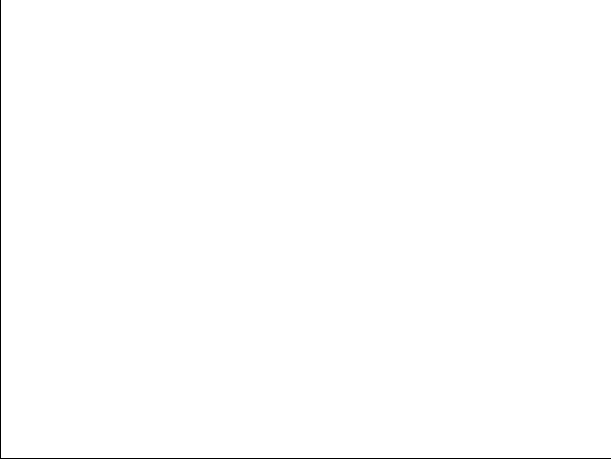
#> input picture HW1/background.png, 611 x 459 px, found by its file name
$ python Code.py
#> lines starting #> are read from the running program, lines starting #| are printed output that depends on the picture
import cv2
import os

# Q4_2
path1 = r'D:\iust stuff\4011\FCV\HW[1]\background.png'
image1 = cv2.imread(path1)
#> image1 is the input picture: shape (459, 611, 3); values 198 (black) and 255 (white), 99.6% white; black in thin lines or dots
cv2.imshow('image1', image1)
cv2.waitKey(0)

# Q4_3
image2 = cv2.cvtColor(image1, cv2.COLOR_BGR2RGB)
cv2.imshow('image2', image2)
cv2.waitKey(0)

# Q4_4
image3 = cv2.resize(image1, (570, 290))
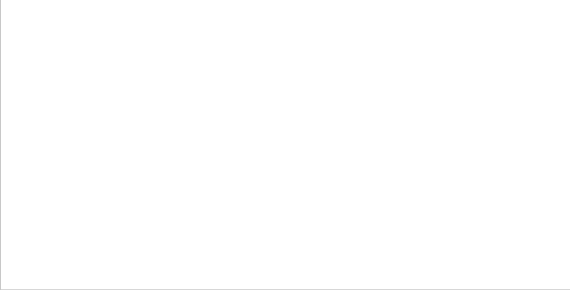
#> image3: shape (290, 570, 3); min 199, max 255, mean 254.8
cv2.imshow('image3', image3)
cv2.waitKey(0)

# Q4_5
line1 = cv2.line(image1, (0,0), (560, 0), (255, 0, 0), 5)
line2 = cv2.line(line1, (560,0), (560, 280), (255, 0, 0), 5)
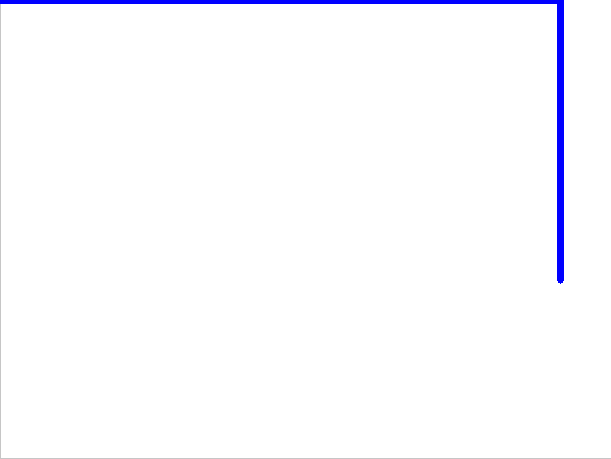
#> line2: shape (459, 611, 3); mean B, G, R 254.8, 251, 251
line3 = cv2.line(line2, (560,280), (0, 280), (255, 0, 0), 5)
line4 = cv2.line(line3, (0,280), (0, 0), (255, 0, 0), 5)
cv2.imshow('image4', line4)
cv2.waitKey(0)

# Q4_6
cir1 = cv2.circle(line4, (0,0), 10, (0, 200, 0), 2)
cir2 = cv2.circle(cir1, (0,280), 10, (0, 100, 100), 2)
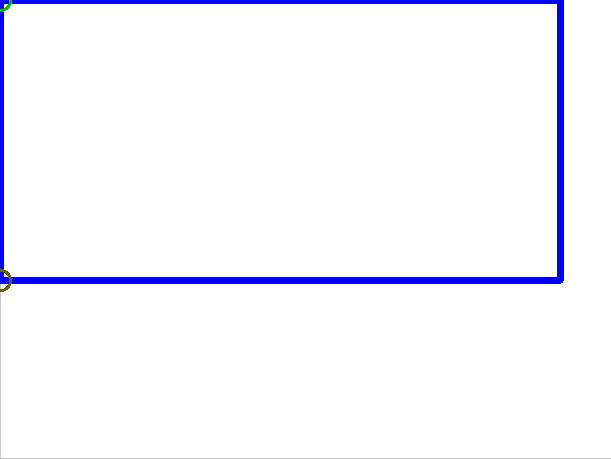
#> cir2: shape (459, 611, 3); mean B, G, R 254.7, 246.5, 246.4
cir3 = cv2.circle(cir2, (560,0), 10, (0, 0, 200), 2)
cir4 = cv2.circle(cir3, (560,280), 10, (100, 100, 0), 2)
cv2.imshow('image5', cir4)
cv2.waitKey(0)

# Q4_7
l1 = cv2.line(cir4, (0,0), (80, 140), (255, 0, 0), 1)
l2 = cv2.line(l1, (0,0), (160, 140), (255, 0, 0), 1)
l3 = cv2.line(l2, (0,0), (240, 140), (255, 0, 0), 1)
l4 = cv2.line(l3, (0,0), (320, 140), (255, 0, 0), 1)
l5 = cv2.line(l4, (0,0), (400, 140), (255, 0, 0), 1)
l6 = cv2.line(l5, (0,0), (480, 140), (255, 0, 0), 1)
l7 = cv2.line(l5, (0,0), (560, 140), (255, 0, 0), 1)
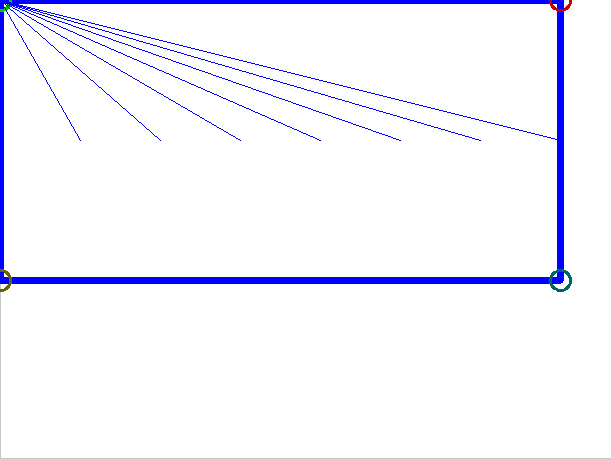
#> l7: shape (459, 611, 3); mean B, G, R 254.5, 244.3, 244.3

l8 = cv2.line(l7, (560,0), (80, 140), (255, 0, 0), 1)
l9 = cv2.line(l8, (560,0), (160, 140), (255, 0, 0), 1)
l10 = cv2.line(l9, (560,0), (240, 140), (255, 0, 0), 1)
l11 = cv2.line(l10, (560,0), (320, 140), (255, 0, 0), 1)
l12 = cv2.line(l11, (560,0), (400, 140), (255, 0, 0), 1)
l13 = cv2.line(l12, (560,0), (480, 140), (255, 0, 0), 1)
l14 = cv2.line(l13, (560,0), (560, 140), (255, 0, 0), 1)

l15 = cv2.line(l14, (560,280), (80, 140), (255, 0, 0), 1)
l16 = cv2.line(l15, (560,280), (160, 140), (255, 0, 0), 1)
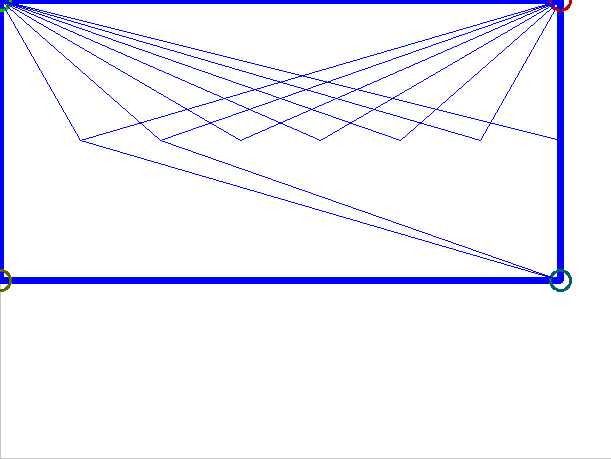
#> l16: shape (459, 611, 3); mean B, G, R 254.5, 242, 242
l17 = cv2.line(l16, (560,280), (240, 140), (255, 0, 0), 1)
l18 = cv2.line(l17, (560,280), (320, 140), (255, 0, 0), 1)
l19 = cv2.line(l18, (560,280), (400, 140), (255, 0, 0), 1)
l20 = cv2.line(l19, (560,280), (480, 140), (255, 0, 0), 1)
l21 = cv2.line(l20, (560,280), (560, 140), (255, 0, 0), 1)

l22 = cv2.line(l21, (0,280), (80, 140), (255, 0, 0), 1)
l23 = cv2.line(l22, (0,280), (160, 140), (255, 0, 0), 1)
l24 = cv2.line(l23, (0,280), (240, 140), (255, 0, 0), 1)
l25 = cv2.line(l24, (0,280), (320, 140), (255, 0, 0), 1)
l26 = cv2.line(l25, (0,280), (400, 140), (255, 0, 0), 1)
l27 = cv2.line(l26, (0,280), (480, 140), (255, 0, 0), 1)
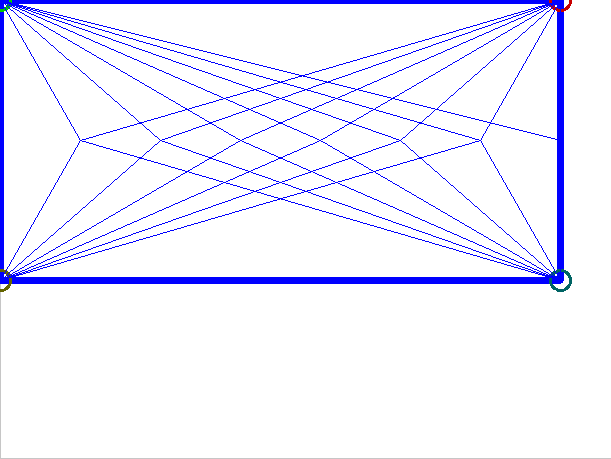
#> l27: shape (459, 611, 3); mean B, G, R 254.6, 239.8, 239.7
l28 = cv2.line(l27, (0,280), (560, 140), (255, 0, 0), 1)
l29 = cv2.line(l28, (560,280), (0, 140), (255, 0, 0), 1)
l30 = cv2.line(l29, (560,0), (0, 140), (255, 0, 0), 1)

cv2.imshow('image6', l30)
cv2.waitKey(0)

# Q4_8
path2 = r'D:\iust stuff\4011\FCV\HW[1]'
f = cv2.imwrite(os.path.join(path2, 'mypic.jpg') , l30)
print(f)
#| True
